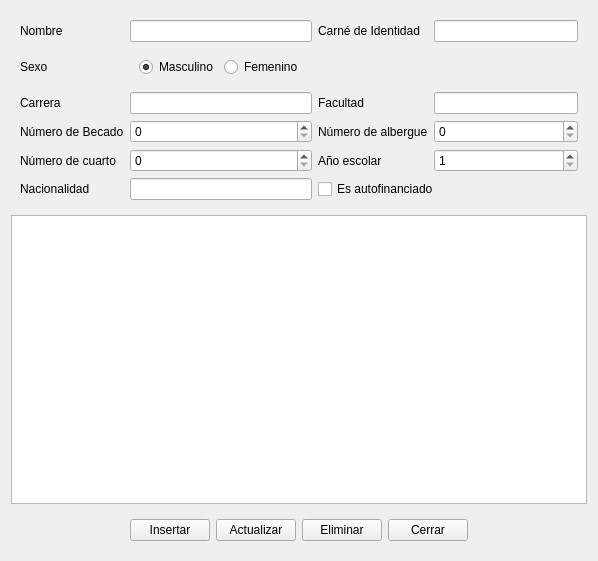
<?xml version="1.0" encoding="UTF-8"?>
<ui version="4.0">
 <class>Form</class>
 <widget class="QWidget" name="Form">
  <property name="geometry">
   <rect>
    <x>0</x>
    <y>0</y>
    <width>598</width>
    <height>561</height>
   </rect>
  </property>
  <property name="windowTitle">
   <string>Gestionar Estudiantes Extranjeros</string>
  </property>
  <layout class="QVBoxLayout" name="verticalLayout">
   <item>
    <widget class="QWidget" name="widget" native="true">
     <layout class="QGridLayout" name="gridLayout" columnstretch="0,0,0,0">
      <item row="0" column="2">
       <widget class="QLabel" name="label_2">
        <property name="text">
         <string>Carné de Identidad</string>
        </property>
       </widget>
      </item>
      <item row="1" column="0">
       <widget class="QLabel" name="label_3">
        <property name="text">
         <string>Sexo</string>
        </property>
       </widget>
      </item>
      <item row="0" column="0">
       <widget class="QLabel" name="label">
        <property name="text">
         <string>Nombre</string>
        </property>
       </widget>
      </item>
      <item row="2" column="2">
       <widget class="QLabel" name="label_4">
        <property name="text">
         <string>Facultad</string>
        </property>
       </widget>
      </item>
      <item row="2" column="1">
       <widget class="QLineEdit" name="txt_carrera"/>
      </item>
      <item row="3" column="3">
       <widget class="QSpinBox" name="spn_num_albergue">
        <property name="maximum">
         <number>1000</number>
        </property>
       </widget>
      </item>
      <item row="3" column="1">
       <widget class="QSpinBox" name="spn_num_becado">
        <property name="maximum">
         <number>1000000</number>
        </property>
       </widget>
      </item>
      <item row="4" column="0">
       <widget class="QLabel" name="label_8">
        <property name="text">
         <string>Número de cuarto</string>
        </property>
       </widget>
      </item>
      <item row="4" column="1">
       <widget class="QSpinBox" name="spn_num_cuarto">
        <property name="maximum">
         <number>1000000</number>
        </property>
       </widget>
      </item>
      <item row="0" column="1">
       <widget class="QLineEdit" name="txt_nombre"/>
      </item>
      <item row="2" column="3">
       <widget class="QLineEdit" name="txt_facultad"/>
      </item>
      <item row="3" column="0">
       <widget class="QLabel" name="label_6">
        <property name="text">
         <string>Número de Becado</string>
        </property>
       </widget>
      </item>
      <item row="2" column="0">
       <widget class="QLabel" name="label_5">
        <property name="text">
         <string>Carrera</string>
        </property>
       </widget>
      </item>
      <item row="3" column="2">
       <widget class="QLabel" name="label_7">
        <property name="text">
         <string>Número de albergue</string>
        </property>
       </widget>
      </item>
      <item row="4" column="3">
       <widget class="QSpinBox" name="spn_anio_esc">
        <property name="minimum">
         <number>1</number>
        </property>
        <property name="maximum">
         <number>6</number>
        </property>
       </widget>
      </item>
      <item row="4" column="2">
       <widget class="QLabel" name="label_9">
        <property name="text">
         <string>Año escolar</string>
        </property>
       </widget>
      </item>
      <item row="0" column="3">
       <widget class="QLineEdit" name="txt_ci"/>
      </item>
      <item row="1" column="1">
       <widget class="QWidget" name="widget_3" native="true">
        <layout class="QFormLayout" name="formLayout">
         <item row="0" column="0">
          <widget class="QRadioButton" name="rbtn_mas">
           <property name="text">
            <string>Masculino</string>
           </property>
           <property name="checked">
            <bool>true</bool>
           </property>
          </widget>
         </item>
         <item row="0" column="1">
          <widget class="QRadioButton" name="rbtn_fem">
           <property name="text">
            <string>Femenino</string>
           </property>
          </widget>
         </item>
        </layout>
       </widget>
      </item>
      <item row="5" column="0">
       <widget class="QLabel" name="label_10">
        <property name="text">
         <string>Nacionalidad</string>
        </property>
       </widget>
      </item>
      <item row="5" column="1">
       <widget class="QLineEdit" name="txt_nacionalidad"/>
      </item>
      <item row="5" column="2" colspan="2">
       <widget class="QCheckBox" name="chb_autofinanciado">
        <property name="text">
         <string>Es autofinanciado</string>
        </property>
       </widget>
      </item>
     </layout>
    </widget>
   </item>
   <item>
    <widget class="QTableWidget" name="tabla_est">
     <property name="editTriggers">
      <set>QAbstractItemView::NoEditTriggers</set>
     </property>
     <property name="sortingEnabled">
      <bool>true</bool>
     </property>
    </widget>
   </item>
   <item alignment="Qt::AlignHCenter|Qt::AlignVCenter">
    <widget class="QWidget" name="widget_2" native="true">
     <layout class="QHBoxLayout" name="horizontalLayout">
      <item>
       <widget class="QPushButton" name="btn_insertar">
        <property name="text">
         <string>Insertar</string>
        </property>
       </widget>
      </item>
      <item>
       <widget class="QPushButton" name="btn_actualizar">
        <property name="text">
         <string>Actualizar</string>
        </property>
       </widget>
      </item>
      <item>
       <widget class="QPushButton" name="btn_eliminar">
        <property name="text">
         <string>Eliminar</string>
        </property>
       </widget>
      </item>
      <item>
       <widget class="QPushButton" name="btn_cerrar">
        <property name="text">
         <string>Cerrar</string>
        </property>
       </widget>
      </item>
     </layout>
    </widget>
   </item>
  </layout>
 </widget>
 <tabstops>
  <tabstop>txt_nombre</tabstop>
  <tabstop>txt_ci</tabstop>
  <tabstop>rbtn_mas</tabstop>
  <tabstop>rbtn_fem</tabstop>
  <tabstop>txt_carrera</tabstop>
  <tabstop>txt_facultad</tabstop>
  <tabstop>spn_num_becado</tabstop>
  <tabstop>spn_num_albergue</tabstop>
  <tabstop>spn_num_cuarto</tabstop>
  <tabstop>spn_anio_esc</tabstop>
  <tabstop>txt_nacionalidad</tabstop>
  <tabstop>chb_autofinanciado</tabstop>
  <tabstop>tabla_est</tabstop>
  <tabstop>btn_insertar</tabstop>
  <tabstop>btn_actualizar</tabstop>
  <tabstop>btn_eliminar</tabstop>
  <tabstop>btn_cerrar</tabstop>
 </tabstops>
 <resources/>
 <connections/>
</ui>
